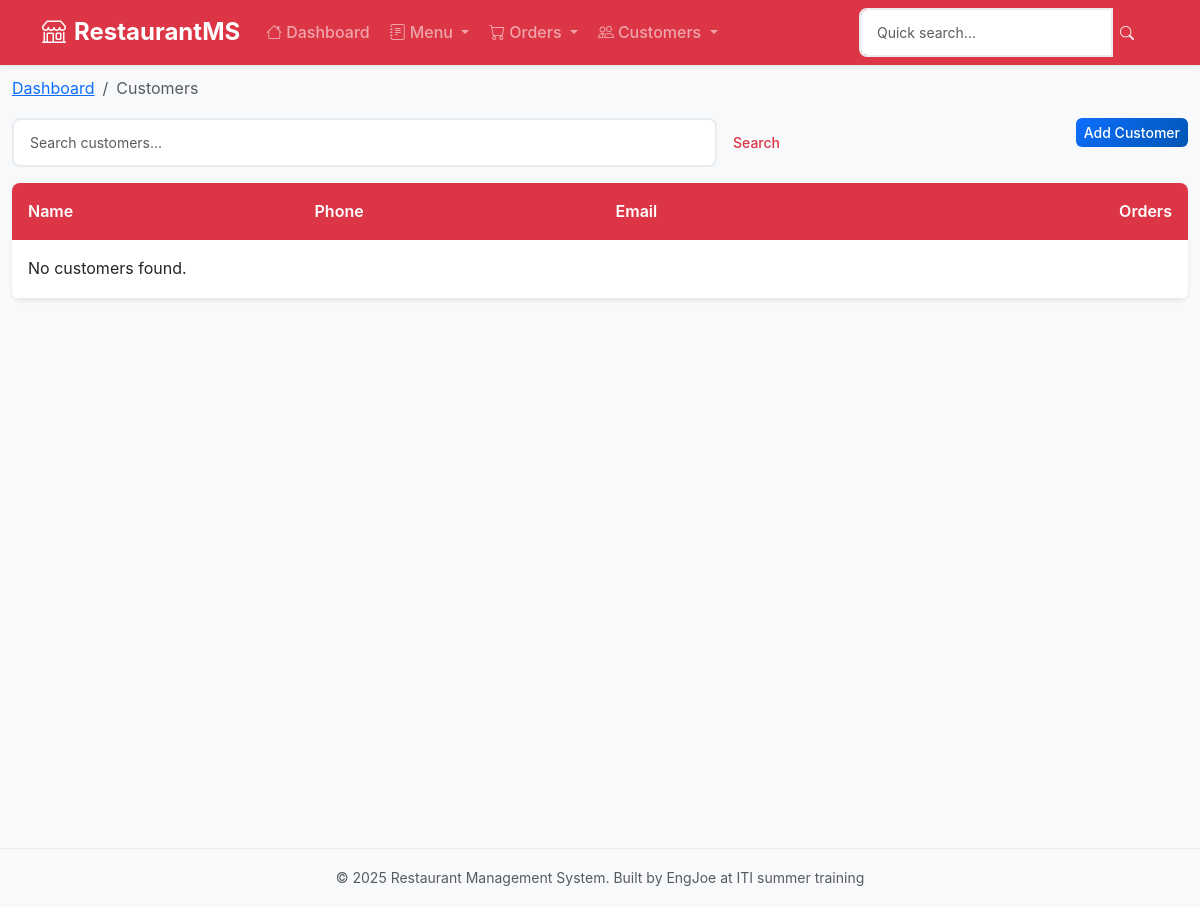
The app's page /customers/, older data.
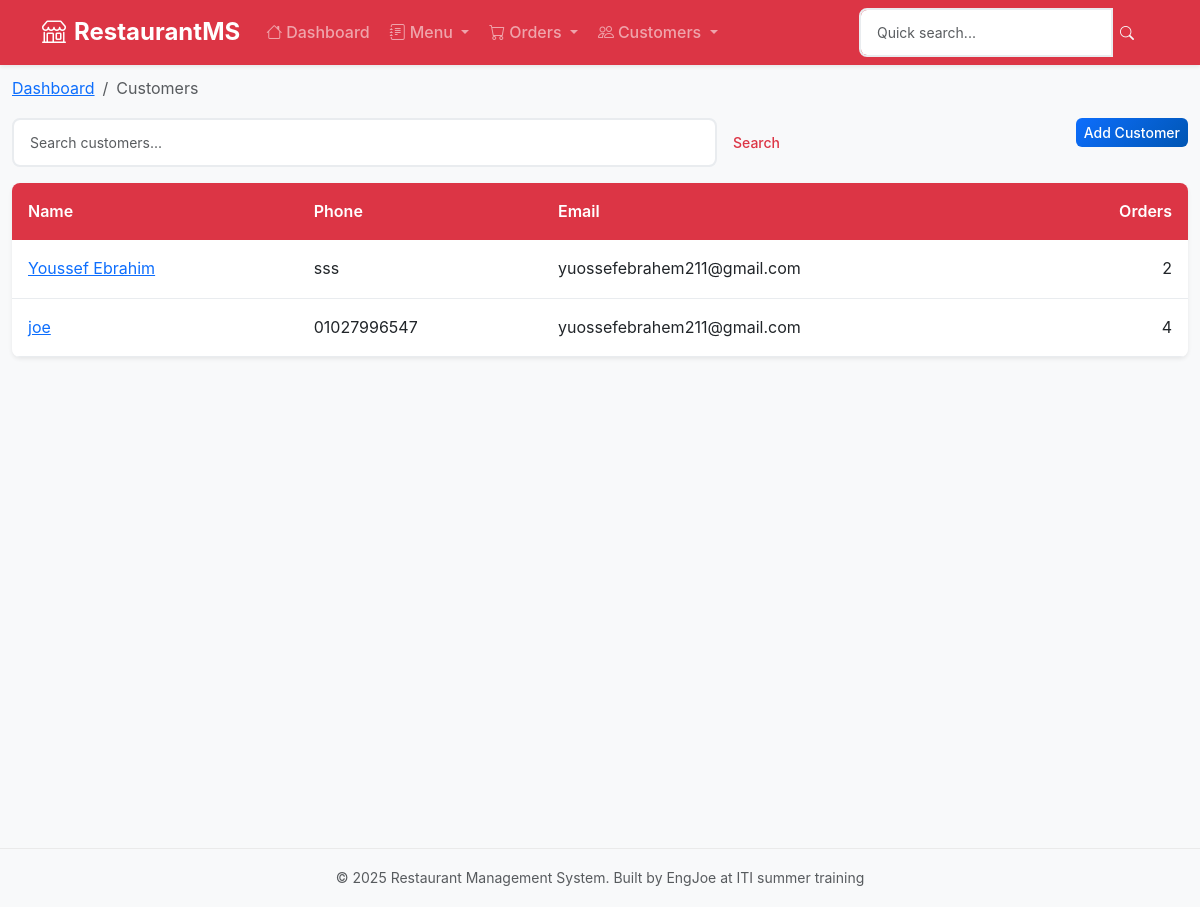
The same page, newer data.
### customers/models.py (models this page shows, shortened)
class Customer(models.Model):
    name = models.CharField(max_length=200)
    email = models.EmailField(blank=True)
    phone = models.CharField(max_length=20)
    address = models.TextField(blank=True)
    created_at = models.DateTimeField(auto_now_add=True)
    updated_at = models.DateTimeField(auto_now=True)

### customers/views.py (the view)
# urls.py: path('', views.CustomerListView.as_view(), name='customer_list'),
class CustomerListView(ListView):
    model = Customer
    template_name = 'customers/customer_list.html'
    context_object_name = 'customers'
    paginate_by = 20
    def get_queryset(self):
        queryset = Customer.objects.annotate(
            total_orders=Count('orders'),
            total_spent=Sum('orders__items__price')
        )
        query = self.request.GET.get('query')
        if query:
            queryset = queryset.filter(
                Q(name__icontains=query) |
                Q(email__icontains=query) |
                Q(phone__icontains=query)
            )
        return queryset.order_by('-created_at')
    def get_context_data(self, **kwargs):
        context = super().get_context_data(**kwargs)
        context['search_form'] = CustomerSearchForm(self.request.GET)
        return context

### customers/forms.py
class CustomerSearchForm(forms.Form):
    query = forms.CharField(
        max_length=200,
        widget=forms.TextInput(attrs={
            'placeholder': 'Search customers...',
            'class': 'form-control'
        }),
        required=False
    )

### customers/templates/customers/customer_list.html (shortened to what this page needs)
{% extends 'base.html' %}
{% block breadcrumb %}
    <nav aria-label="breadcrumb">
        <ol class="breadcrumb mb-3">
            <li class="breadcrumb-item">
                <a href="{% url 'dashboard' %}">Dashboard</a>
            </li>
            <li class="breadcrumb-item active">Customers</li>
        </ol>
    </nav>
{% endblock %}
{% block content %}
    <div class="row mb-3">
        <div class="col-md-8">
            <form method="get" class="d-flex">
                <input name="query"
                       value="{{ request.GET.query }}"
                       class="form-control form-control-sm me-2"
                       placeholder="Search customers...">
                <button class="btn btn-sm btn-outline-primary">Search</button>
            </form>
        </div>
        <div class="col-md-4 text-end">
            <a href="{% url 'customers:customer_create' %}"
               class="btn btn-sm btn-primary">Add Customer</a>
        </div>
    </div>
    <table class="table table-hover table-sm">
        <thead>
            <tr>
                <th>Name</th>
                <th>Phone</th>
                <th>Email</th>
                <th class="text-end">Orders</th>
            </tr>
        </thead>
        <tbody>
            {% for customer in customers %}
                <tr>
                    <td>
                        <a href="{% url 'customers:customer_detail' customer.pk %}">{{ customer.name }}</a>
                    </td>
                    <td>{{ customer.phone }}</td>
                    <td>{{ customer.email }}</td>
                    <td class="text-end">{{ customer.total_orders }}</td>
                </tr>
            {% empty %}
                <tr>
                    <td colspan="4">No customers found.</td>
                </tr>
            {% endfor %}
        </tbody>
    </table>
{% endblock %}

Row changes from the older to the newer data that the page shows:
added Customer: name "Youssef Ebrahim", phone "sss", email "yuossefebrahem211@gmail.com", total_orders "2"
added Customer: name "joe", phone "01027996547", email "yuossefebrahem211@gmail.com", total_orders "4"
Text that changed along with them:
text no longer shown: "No customers found."
